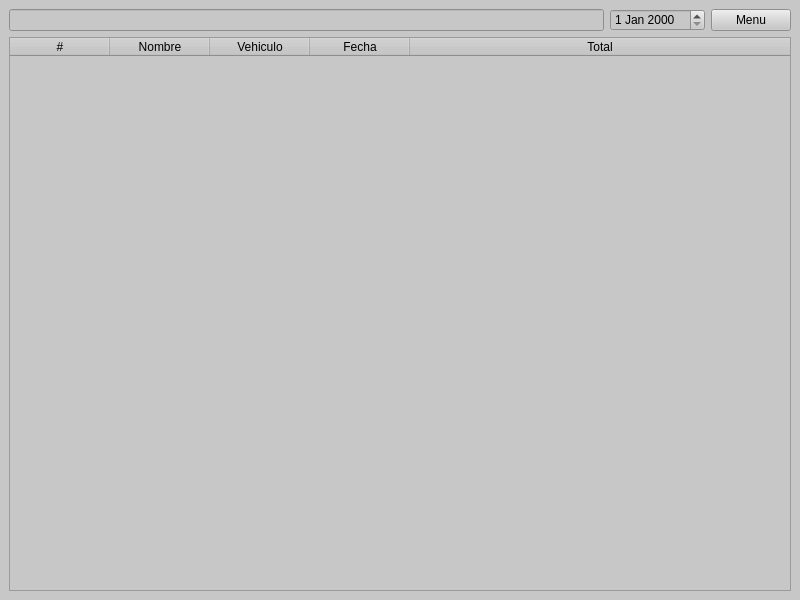
<?xml version="1.0" encoding="UTF-8"?>
<ui version="4.0">
 <class>MainWindow</class>
 <widget class="QMainWindow" name="MainWindow">
  <property name="geometry">
   <rect>
    <x>0</x>
    <y>0</y>
    <width>800</width>
    <height>600</height>
   </rect>
  </property>
  <property name="windowTitle">
   <string>Registro de ventas</string>
  </property>
  <property name="windowIcon">
   <iconset>
    <normaloff>../iconos/m.ico</normaloff>../iconos/m.ico</iconset>
  </property>
  <property name="styleSheet">
   <string notr="true">background-color: rgb(199, 199, 199);</string>
  </property>
  <widget class="QWidget" name="centralwidget">
   <layout class="QGridLayout" name="gridLayout">
    <item row="0" column="0">
     <widget class="QLineEdit" name="lineEdit"/>
    </item>
    <item row="0" column="1">
     <widget class="QDateEdit" name="dateEdit"/>
    </item>
    <item row="0" column="2">
     <widget class="QPushButton" name="btnMenu">
      <property name="text">
       <string>Menu</string>
      </property>
     </widget>
    </item>
    <item row="1" column="0" colspan="3">
     <widget class="QTableWidget" name="tableWidget">
      <property name="enabled">
       <bool>true</bool>
      </property>
      <property name="editTriggers">
       <set>QAbstractItemView::NoEditTriggers</set>
      </property>
      <property name="dragDropOverwriteMode">
       <bool>false</bool>
      </property>
      <property name="selectionMode">
       <enum>QAbstractItemView::SingleSelection</enum>
      </property>
      <property name="selectionBehavior">
       <enum>QAbstractItemView::SelectRows</enum>
      </property>
      <property name="gridStyle">
       <enum>Qt::SolidLine</enum>
      </property>
      <property name="wordWrap">
       <bool>false</bool>
      </property>
      <property name="rowCount">
       <number>0</number>
      </property>
      <attribute name="horizontalHeaderHighlightSections">
       <bool>false</bool>
      </attribute>
      <attribute name="horizontalHeaderStretchLastSection">
       <bool>true</bool>
      </attribute>
      <attribute name="verticalHeaderVisible">
       <bool>false</bool>
      </attribute>
      <column>
       <property name="text">
        <string>#</string>
       </property>
       <property name="textAlignment">
        <set>AlignCenter</set>
       </property>
      </column>
      <column>
       <property name="text">
        <string>Nombre</string>
       </property>
       <property name="textAlignment">
        <set>AlignCenter</set>
       </property>
      </column>
      <column>
       <property name="text">
        <string>Vehiculo</string>
       </property>
       <property name="textAlignment">
        <set>AlignCenter</set>
       </property>
      </column>
      <column>
       <property name="text">
        <string>Fecha</string>
       </property>
       <property name="textAlignment">
        <set>AlignCenter</set>
       </property>
      </column>
      <column>
       <property name="text">
        <string>Total</string>
       </property>
       <property name="textAlignment">
        <set>AlignCenter</set>
       </property>
      </column>
     </widget>
    </item>
   </layout>
  </widget>
 </widget>
 <resources/>
 <connections/>
</ui>
